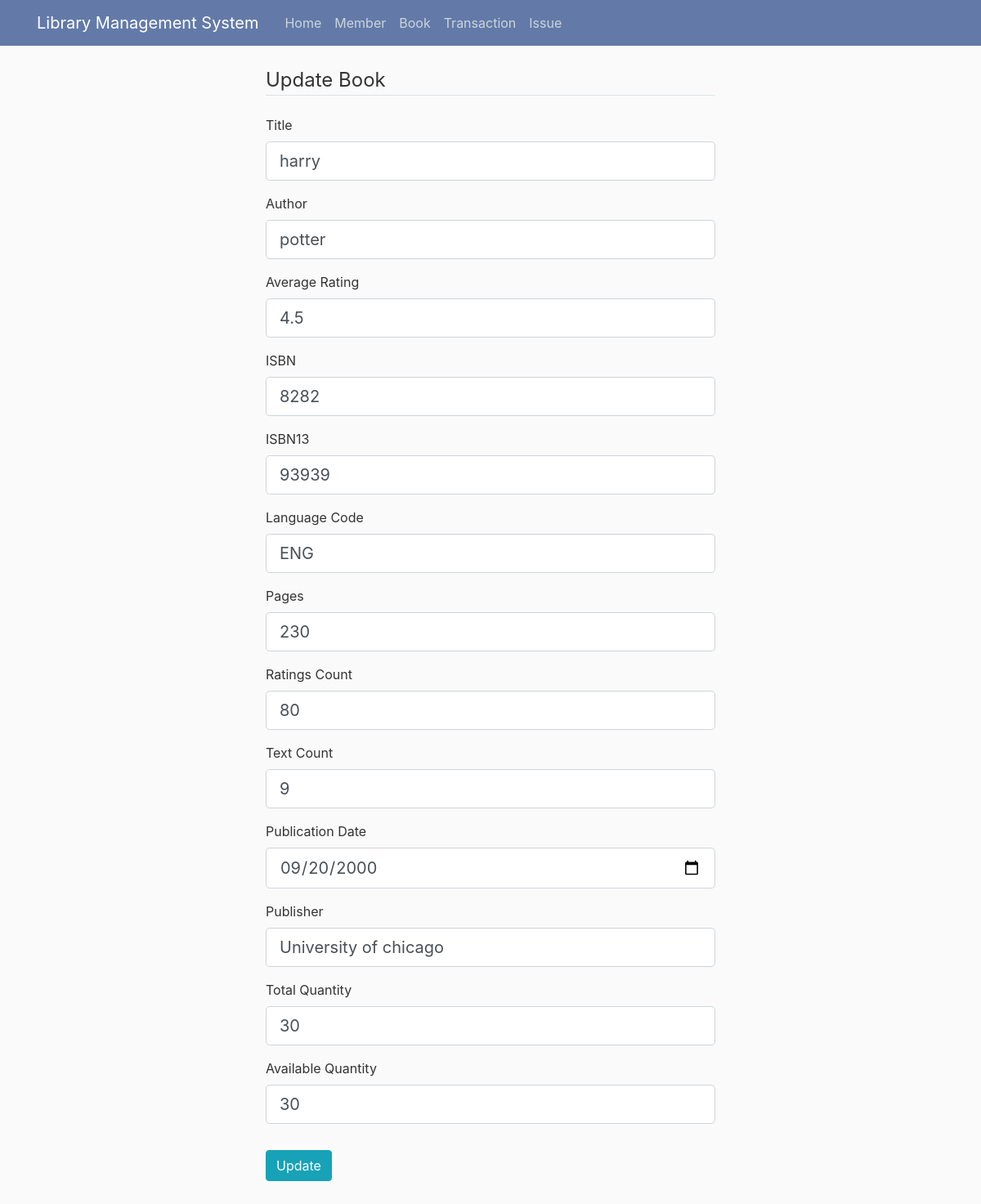
Screenshot of /book/1/update with the database file from the repository.
### library/models.py (models this page shows, shortened)
class Book(db.Model):
    id = db.Column(db.Integer, primary_key=True)
    title = db.Column(db.String, nullable=False)
    authors = db.Column(db.String, nullable=False)
    average_rating = db.Column(db.Float, nullable=False)
    isbn = db.Column(db.Integer, nullable=False)
    isbn13 = db.Column(db.Integer, nullable=False)
    language_code = db.Column(db.String(300), nullable=False)
    num_pages = db.Column(db.Integer, nullable=False)
    ratings_count = db.Column(db.Integer, nullable=False)
    text_reviews_count = db.Column(db.Integer, nullable=False)
    publication_date = db.Column(db.Date, nullable=False)
    publisher = db.Column(db.String, nullable=False)
    total_quantity = db.Column(db.Integer, default=30)
    available_quantity = db.Column(db.Integer, default=30, nullable=True)
    total_issue = db.Column(db.Integer, default=10, nullable=True)
    transaction = db.relationship('Transaction', backref='book', lazy=True)

### library/routes.py (the view)
@app.route("/book/<int:book_id>/update", methods=['GET', 'POST'])
def update_book(book_id):
    book = Book.query.get_or_404(book_id)
    form = UpdateBook()
    if form.validate_on_submit():
        book.title = form.title.data
        book.authors = form.authors.data
        book.average_rating = form.average_rating.data
        book.isbn = form.isbn.data
        book.isbn13 = form.isbn13.data
        book.language_code = form.language_code.data
        book.num_pages = form.num_pages.data
        book.ratings_count = form.ratings_count.data
        book.text_reviews_count = form.text_reviews_count.data
        book.publication_date = form.publication_date.data
        book.publisher = form.publisher.data
        book.total_quantity = form.total_quantity.data
        book.available_quantity = form.available_quantity.data
        db.session.commit()
        flash('Book details have been updated!', 'success')
        return redirect(url_for('view_book'))
    elif request.method == 'GET':
        form.title.data = book.title
        form.authors.data = book.authors
        form.average_rating.data = book.average_rating
        form.isbn.data = book.isbn
        form.isbn13.data = book.isbn13
        form.language_code.data = book.language_code
        form.num_pages.data = book.num_pages
        form.ratings_count.data = book.ratings_count
        form.text_reviews_count.data = book.text_reviews_count
        form.publication_date.data = book.publication_date
        form.publisher.data = book.publisher
        form.total_quantity.data = book.total_quantity
        form.available_quantity.data = book.available_quantity
    return render_template('add_book.html', title='Update Book',
                           form=form, legend='Update Book')

### library/forms.py
class UpdateBook(FlaskForm):
    title = StringField('Title', validators=[DataRequired()])
    authors = StringField('Author', validators=[DataRequired()])
    average_rating = FloatField('Average Rating', validators=[DataRequired()])
    isbn = StringField('ISBN', validators=[DataRequired()])
    isbn13 = StringField('ISBN13', validators=[DataRequired()])
    language_code = StringField('Language Code', validators=[DataRequired()])
    num_pages = IntegerField('Pages', validators=[DataRequired()])
    ratings_count = IntegerField('Ratings Count', validators=[DataRequired()])
    text_reviews_count = IntegerField('Text Count', validators=[DataRequired()])
    publication_date = DateField('Publication Date', validators=[DataRequired()])
    publisher = StringField('Publisher', validators=[DataRequired()])
    total_quantity = IntegerField('Total Quantity', validators=[DataRequired()])
    available_quantity = IntegerField('Available Quantity')
    submit = SubmitField('Update')

### library/templates/add_book.html (shortened to what this page needs)
{% extends "layout.html" %}
{% block content %}
<div class="content-section">
    <form method="POST" action="" class="add_data">
        <fieldset class="form-group">
            <legend class="border-bottom mb-4">{{ legend }}</legend>
            <div class="form-group">
                {{ form.title.label(class="form-control-label") }}
                {% if form.title.errors %}
                {{ form.title(class="form-control form-control-lg is-invalid") }}
                <div class="invalid-feedback">
                    {% for error in form.title.errors %}
                    <span>{{ error }}</span>
                    {% endfor %}
                </div>
                {% else %}
                {{ form.title(class="form-control form-control-lg") }}
                {% endif %}
            </div>
            <div class="form-group">
                {{ form.authors.label(class="form-control-label") }}
                {% if form.authors.errors %}
                {{ form.authors(class="form-control form-control-lg is-invalid") }}
                <div class="invalid-feedback">
                    {% for error in form.content.errors %}
                    <span>{{ error }}</span>
                    {% endfor %}
                </div>
                {% else %}
                {{ form.authors(class="form-control form-control-lg") }}
                {% endif %}
            </div>
            <div class="form-group">
                {{ form.average_rating.label(class="form-control-label") }}
                {% if form.average_rating.errors %}
                {{ form.average_rating(class="form-control form-control-lg is-invalid") }}
                <div class="invalid-feedback">
                    {% for error in form.average_rating.errors %}
                    <span>{{ error }}</span>
                    {% endfor %}
                </div>
                {% else %}
                {{ form.average_rating(class="form-control form-control-lg") }}
                {% endif %}
            </div>
            <div class="form-group">
                {{ form.isbn.label(class="form-control-label") }}
                {% if form.isbn.errors %}
                {{ form.isbn(class="form-control form-control-lg is-invalid") }}
                <div class="invalid-feedback">
                    {% for error in form.isbn.errors %}
                    <span>{{ error }}</span>
                    {% endfor %}
                </div>
                {% else %}
                {{ form.isbn(class="form-control form-control-lg") }}
                {% endif %}
            </div>
            <div class="form-group">
                {{ form.isbn13.label(class="form-control-label") }}
                {% if form.isbn13.errors %}
                {{ form.isbn13(class="form-control form-control-lg is-invalid") }}
                <div class="invalid-feedback">
                    {% for error in form.isbn13.errors %}
                    <span>{{ error }}</span>
                    {% endfor %}
                </div>
                {% else %}
                {{ form.isbn13(class="form-control form-control-lg") }}
                {% endif %}
            </div>
            <div class="form-group">
                {{ form.language_code.label(class="form-control-label") }}
                {% if form.language_code.errors %}
                {{ form.language_code(class="form-control form-control-lg is-invalid") }}
                <div class="invalid-feedback">
                    {% for error in form.language_code.errors %}
                    <span>{{ error }}</span>
                    {% endfor %}
                </div>
                {% else %}
                {{ form.language_code(class="form-control form-control-lg") }}
                {% endif %}
            </div>
            <div class="form-group">
                {{ form.num_pages.label(class="form-control-label") }}
                {% if form.num_pages.errors %}
                {{ form.num_pages(class="form-control form-control-lg is-invalid") }}
                <div class="invalid-feedback">
                    {% for error in form.num_pages.errors %}
                    <span>{{ error }}</span>
                    {% endfor %}
                </div>
                {% else %}
                {{ form.num_pages(class="form-control form-control-lg") }}
                {% endif %}
            </div>
            <div class="form-group">
                {{ form.ratings_count.label(class="form-control-label") }}
                {% if form.ratings_count.errors %}
                {{ form.ratings_count(class="form-control form-control-lg is-invalid") }}
                <div class="invalid-feedback">
                    {% for error in form.ratings_count.errors %}
                    <span>{{ error }}</span>
                    {% endfor %}
                </div>
                {% else %}
                {{ form.ratings_count(class="form-control form-control-lg") }}
                {% endif %}
            </div>
            <div class="form-group">
                {{ form.text_reviews_count.label(class="form-control-label") }}
                {% if form.text_reviews_count.errors %}
                {{ form.text_reviews_count(class="form-control form-control-lg is-invalid") }}
                <div class="invalid-feedback">
                    {% for error in form.text_reviews_count.errors %}
                    <span>{{ error }}</span>
                    {% endfor %}
                </div>
                {% else %}
                {{ form.text_reviews_count(class="form-control form-control-lg") }}
                {% endif %}
            </div>
            <div class="form-group">
                {{ form.publication_date.label(class="form-control-label") }}
                {% if form.publication_date.errors %}
                {{ form.publication_date(class="form-control form-control-lg is-invalid") }}
                <div class="invalid-feedback">
                    {% for error in form.publication_date.errors %}
                    <span>{{ error }}</span>
                    {% endfor %}
                </div>
                {% else %}
                {{ form.publication_date(class="form-control form-control-lg") }}
                {% endif %}
            </div>
            <div class="form-group">
                {{ form.publisher.label(class="form-control-label") }}
                {% if form.publisher.errors %}
                {{ form.publisher(class="form-control form-control-lg is-invalid") }}
                <div class="invalid-feedback">
                    {% for error in form.publisher.errors %}
                    <span>{{ error }}</span>
                    {% endfor %}
                </div>
                {% else %}
                {{ form.publisher(class="form-control form-control-lg") }}
                {% endif %}
            </div>
            <div class="form-group">
                {{ form.total_quantity.label(class="form-control-label") }}
                {% if form.total_quantity.errors %}
                {{ form.total_quantity(class="form-control form-control-lg is-invalid") }}
                <div class="invalid-feedback">
                    {% for error in form.total_quantity.errors %}
                    <span>{{ error }}</span>
                    {% endfor %}
                </div>
                {% else %}
                {{ form.total_quantity(class="form-control form-control-lg") }}
                {% endif %}
            </div>
            <div class="form-group">
                {{ form.available_quantity.label(class="form-control-label") }}
                {% if form.available_quantity.errors %}
                {{ form.available_quantity(class="form-control form-control-lg is-invalid") }}
                <div class="invalid-feedback">
                    {% for error in form.available_quantity.errors %}
                    <span>{{ error }}</span>
                    {% endfor %}
                </div>
                {% else %}
                {{ form.available_quantity(class="form-control form-control-lg") }}
                {% endif %}
            </div>
        </fieldset>
        <div class="form-group">
            {{ form.submit(class="btn btn-info") }}
        </div>
        <br>
    </form>
</div>
{% endblock content %}

### library/static/main.css (style rules this page uses)
body { background: #fafafa; color: #333333; margin-top: 5rem; overflow: scroll; }
.add_data { width: 550px; height: 450px; margin: auto; position: relative; }

### rows the page displays
Book: title "harry", authors "potter", average_rating "4.5", isbn "8282", isbn13 "93939", language_code "ENG", num_pages "230", ratings_count "80", text_reviews_count "9", publication_date "09/20/2000", publisher "University of chicago", total_quantity "30", available_quantity "30"

### other values shown
{{ legend }} "Update Book"
